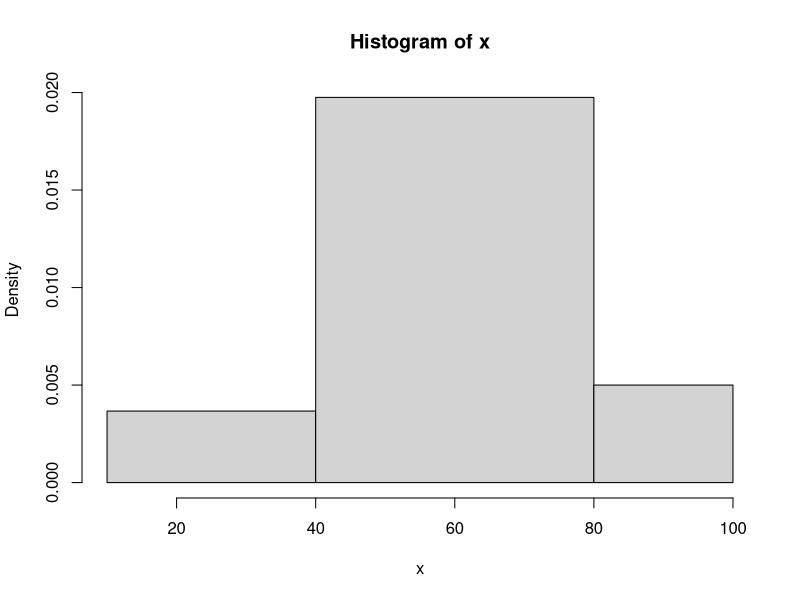
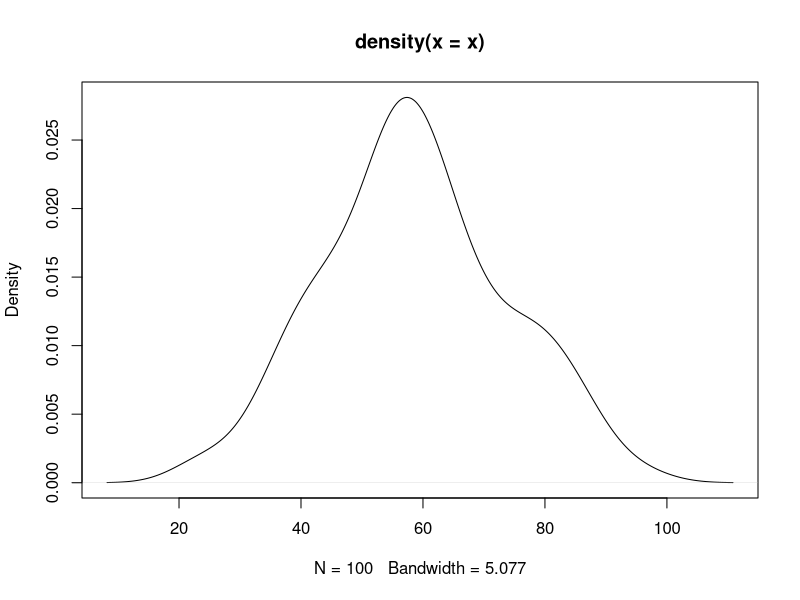
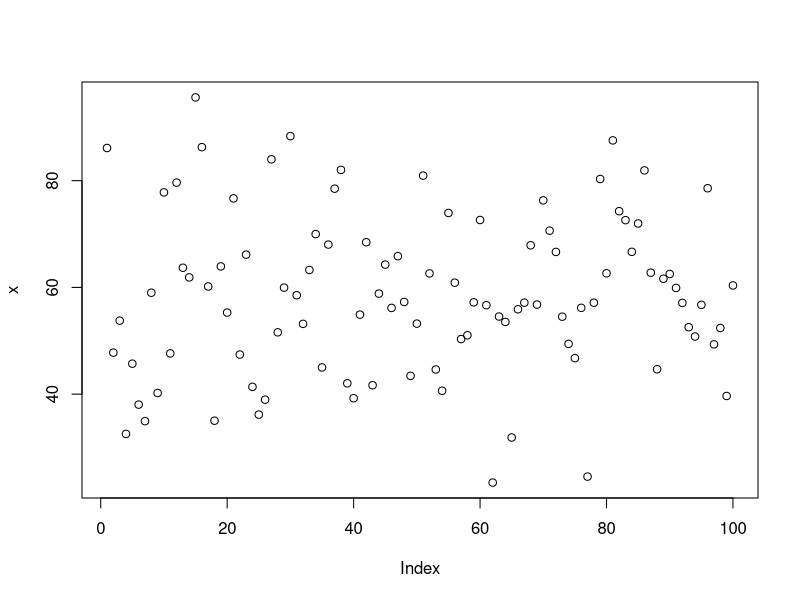
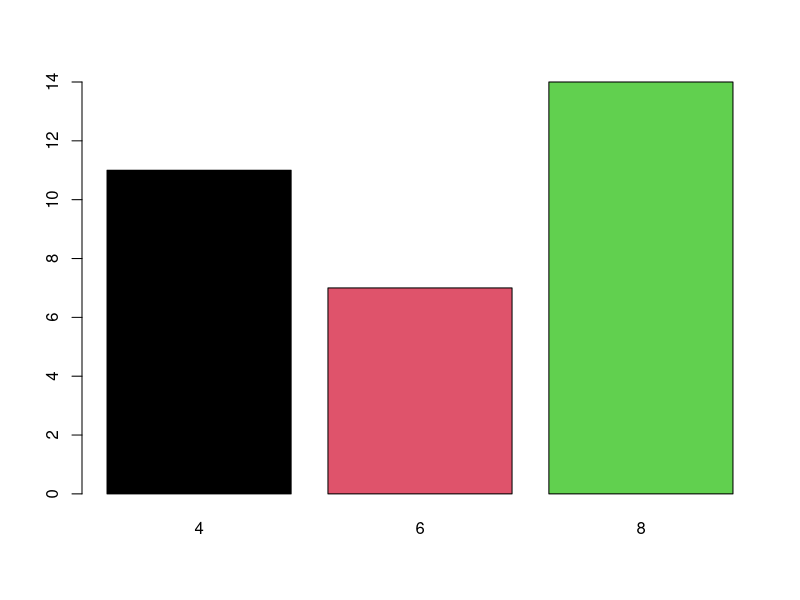
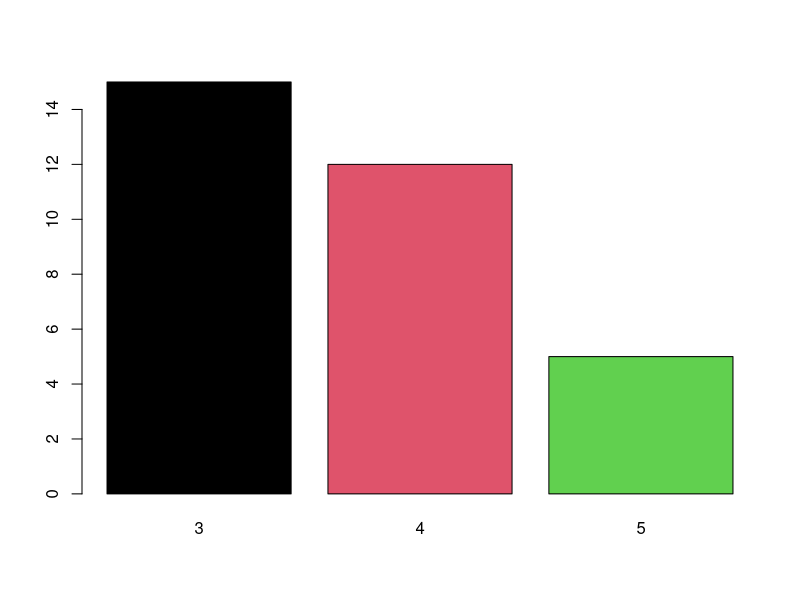
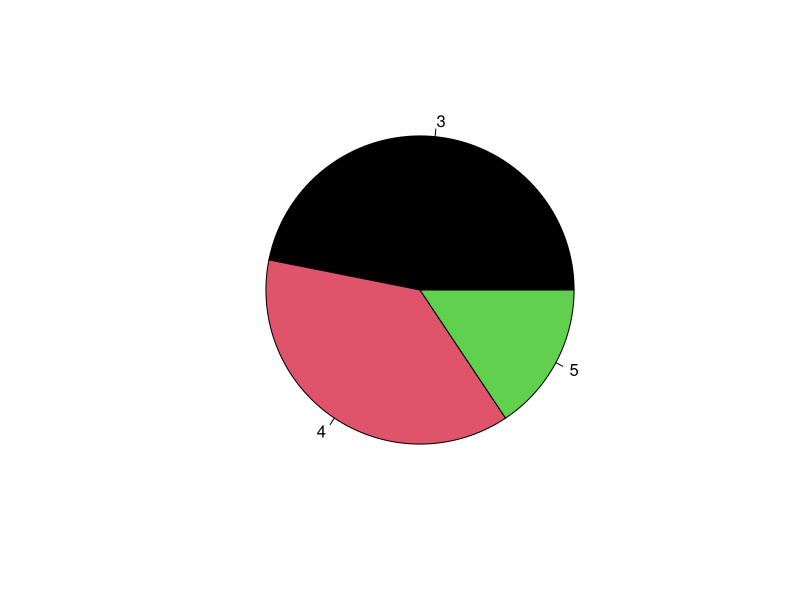
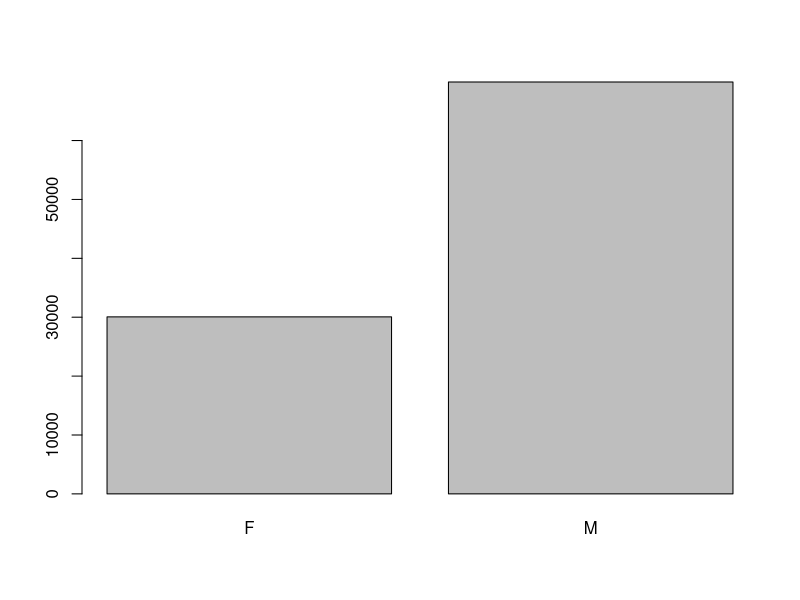
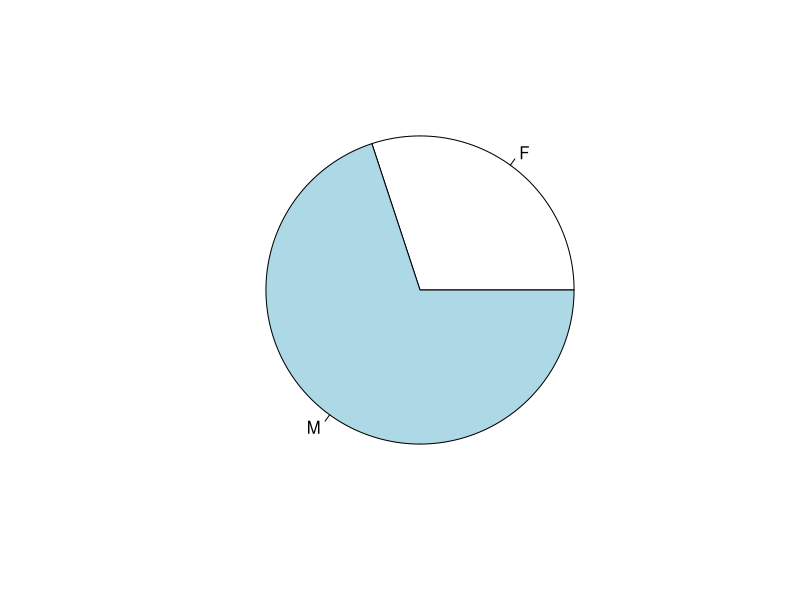

Write the R code that produced these figures, in order. (Note: this script raises an error after producing the figures.)
#vectors----
x=1
x
print(x)

x1 = 1:10
x1
x2 <- 5
x2 
x3 = c(1,5,7,0,100)
x3
class(x3)
class(x1)

x = rnorm(100,mean=60,sd=15)
hist(x,breaks=c(10,40,80,100))
?hist
plot(density(x)) #normal curve
x[seq(1,100,2)]
plot(x)

#matrices
(data=round(rnorm(24,mean=40, sd=3)))
trunc(34.6)
floor(c(15.4,-15.4))
ceiling(c(15.4,-15.4))
data
(m1 = matrix(data, nrow=4))
(m2 = matrix(data, nrow=4, byrow=T))
colSums(m1)
rowSums(m1)
colMeans(m1)
rowMeans(m1)
m1[,c(1,4)]
m1[c(3,2),c(1,4)]

#dataframe
mtcars
str(mtcars)
summary(mtcars)
df = mtcars
names(df)
df$cyl = factor(df$cyl)
str(df)
df[,c('cyl','vs','am','gear','carb')]=lapply(df[,c('cyl','vs','am','gear','carb')],factor)
str(df)
summary(df)
table(df$cyl)
barplot(table(df$cyl), col =1:3)
barplot(table(df$gear),col=1:3)
pie(table(df$gear),col=1:3)
table(df$gear,df$am, dnn=c('gear','am')) #contingency table
table(df$gear,df$am, df$cyl, dnn=c('gear','am','cyl'))
?aggregate
aggregate(cbind(mpg,wt) ~ cyl, data = df, mean)
aggregate(cbind(mpg,wt) ~ cyl + gear, data = df, mean)
#mean mpg & wt for each gear and cyl type

#factors
#without order
set.seed(1234)
(gender = sample(c('M','F'),size=100000, replace=T, prob=c(0.7,0.3)))
table(gender)
prop.table(table(gender))
barplot(table(gender))
pie(table(gender))

#grades
set.seed(1234)
(grades = sample(c('A','B','C','D'),size=100000, replace=T, prob=c(0.4,0.3,0.2,0.1)))
table(grades)
prop.table(table(grades))
barplot(table(grades))
pie(table(grades))

(grades = sample(c('E','G','S','P'),size=100000, replace=T, prob=c(0.4,0.3,0.2,0.1)))
table(grades)
prop.table(table(grades))
barplot(table(grades))
pie(table(grades))
grades2 = factor(grades, ordered=T, levels=c('E','G','S','P'))
str(grades2)
barplot(table(grades2))


#dplyr----
library(dplyr)
df=mtcars
df[,c('cyl','vs','am','gear','carb')]=lapply(df[,c('cyl','vs','am','gear','carb')],factor)
str(df)
summary(df)

#find mean mpg and wt wrt each gear & cyl type
df %>% group_by(cyl, gear) %>% summarise(meanWT = mean(wt, na.rm=T), meanMPG = mean(mpg, na.rm=T), n())
df %>% filter (mpg>25)
df %>% filter (mpg>25 & gear %in% c(4))

df
#ggplots
ggplot(df, aes(x=wt, y=mpg)) + geom_point()
ggplot(df, aes(x=wt, y=mpg)) + geom_point(aes(color=am))
ggplot(df, aes(x=wt, y=mpg)) + geom_point(aes(color=am, size=hp))
ggplot(df, aes(x=wt, y=mpg)) + geom_point(aes(color=am, size=hp, shape=carb))

df %>% group_by(cyl,gear) %>% summarise(CNT =n())
ggplot(df %>% group_by(cyl,gear) %>% summarise(CNT = n()), aes(x=cyl, y=CNT, fill=gear)) + geom_bar(stat='identity') # stacked bars
ggplot(df %>% group_by(cyl,gear) %>% summarise(CNT = n()), aes(x=cyl, y=CNT, fill=gear)) + geom_bar(stat='identity', position = position_dodge2(.7)) + geom_text(aes(label=CNT), position=position_dodge2((.7)) + facet_grid(carb~am, scale='free')) 

ggplot(df, aes(x='',y='mpg')) + geom_boxplot()
ggplot(df, aes(x=gear,y=mpg,fill=gear)) + geom_boxplot() + facet_grid(am~cyl)
